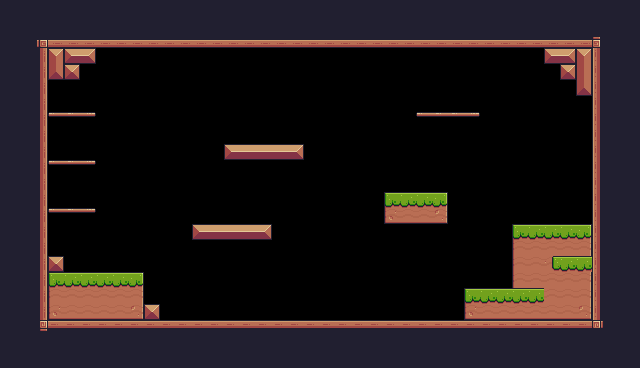

A 2D game scene composited from a Tiled map and its tileset images. What follows is a short description and the map's XML, with every tile layer's data as written:
An orthogonal 40x23 tile map with 16x16 px tiles, 1 tile layer (Baground).

<map version="1.10" tiledversion="1.10.2" orientation="orthogonal" renderorder="right-down" width="40" height="23" tilewidth="16" tileheight="16" infinite="0" nextlayerid="2" nextobjectid="1">
 <tileset firstgid="1" source="Pixel Advanture.tsx" />
 <layer id="1" name="Baground" width="40" height="23">
  <data encoding="csv">
24,24,24,24,24,24,24,24,24,24,24,24,24,24,24,24,24,24,24,24,24,24,24,24,24,24,24,24,24,24,24,24,24,24,24,24,24,24,24,24,
24,24,24,24,24,24,24,24,24,24,24,24,24,24,24,24,24,24,24,24,24,24,24,24,24,24,24,24,24,24,24,24,24,24,24,24,24,24,24,24,
24,24,92,134,134,134,134,134,134,134,134,134,134,134,134,134,134,134,134,134,134,134,134,134,134,134,134,134,134,134,134,134,134,134,134,134,134,93,24,24,
24,24,113,16,13,15,12,12,0,0,0,0,0,0,0,0,0,0,0,0,0,0,0,0,0,0,0,0,0,0,0,12,12,12,13,15,16,111,24,24,
24,24,113,60,35,12,12,12,0,0,0,0,0,0,0,0,0,0,0,0,0,0,0,0,0,0,0,0,0,0,0,0,0,12,55,35,38,111,24,24,
24,24,113,12,77,78,79,12,12,12,0,0,0,0,0,0,0,0,0,0,0,0,0,0,0,0,0,0,0,0,0,0,0,77,78,12,60,111,24,24,
24,24,113,12,0,0,0,0,0,12,12,12,12,0,0,0,0,0,0,0,0,0,0,0,0,0,0,0,0,0,0,0,0,0,12,12,12,111,24,24,
24,24,113,40,41,42,0,0,0,0,0,0,0,12,12,12,12,0,0,0,0,0,0,0,0,0,40,41,41,42,12,12,12,12,0,12,82,111,24,24,
24,24,113,0,0,0,0,0,0,0,0,0,0,0,0,0,0,12,12,12,12,12,0,0,0,0,0,0,0,0,0,0,0,0,0,0,0,111,24,24,
24,24,113,0,0,0,0,0,0,0,0,0,0,0,13,14,14,14,15,0,0,0,0,0,0,0,0,0,0,0,0,0,0,0,0,0,0,111,24,24,
24,24,113,40,41,42,0,0,0,0,0,0,0,0,0,0,0,0,0,0,0,0,0,0,0,0,0,0,0,0,0,0,0,0,0,0,0,111,24,24,
24,24,113,0,0,0,0,0,0,0,0,0,0,0,0,0,0,0,0,0,0,0,0,0,0,0,0,0,0,0,0,0,0,0,0,0,0,111,24,24,
24,24,113,0,0,0,0,0,0,0,0,0,0,0,0,0,0,0,0,0,0,0,0,0,7,8,8,9,0,0,0,0,0,0,0,0,0,111,24,24,
24,24,113,40,41,42,0,0,0,0,0,0,0,0,0,0,0,0,0,0,0,0,0,0,51,52,52,53,0,0,0,0,0,0,0,0,0,111,24,24,
24,24,113,143,144,145,0,0,0,0,0,0,13,14,14,14,15,0,0,0,0,0,0,0,0,0,0,0,0,0,0,0,7,8,8,8,9,111,24,24,
24,24,113,0,0,0,0,0,0,0,0,0,0,0,0,0,0,0,0,0,0,0,0,0,0,0,0,0,0,0,0,0,29,30,30,30,31,111,24,24,
24,24,113,35,0,0,0,0,0,0,0,0,0,0,0,0,0,0,0,0,0,0,0,0,0,0,0,0,0,0,0,0,29,30,32,8,8,111,24,24,
24,24,113,7,8,8,8,8,9,0,0,0,0,0,0,0,0,0,0,0,0,0,0,0,0,0,0,0,0,0,0,0,29,30,30,30,31,111,24,24,
24,24,113,29,30,30,30,30,31,0,0,0,0,0,0,0,0,0,0,0,0,0,0,0,0,0,0,0,0,7,8,8,8,8,30,30,31,111,24,24,
24,24,113,51,52,52,52,52,53,35,0,0,0,0,0,0,0,0,0,0,0,0,0,0,0,0,0,0,0,51,52,52,52,52,52,52,53,111,24,24,
24,24,114,90,90,90,90,90,90,90,90,90,90,90,90,90,90,90,90,90,90,90,90,90,90,90,90,90,90,90,90,90,90,90,90,90,90,115,24,24,
24,24,24,24,24,24,24,24,24,24,24,24,24,24,112,112,112,112,112,112,24,24,24,24,24,24,24,24,24,24,24,24,24,24,24,24,24,24,24,24,
24,24,24,24,24,24,24,24,24,24,24,24,24,24,24,24,24,24,24,24,24,24,24,24,24,24,24,24,24,24,24,24,24,24,24,24,24,24,24,24
</data>
 </layer>
</map>
